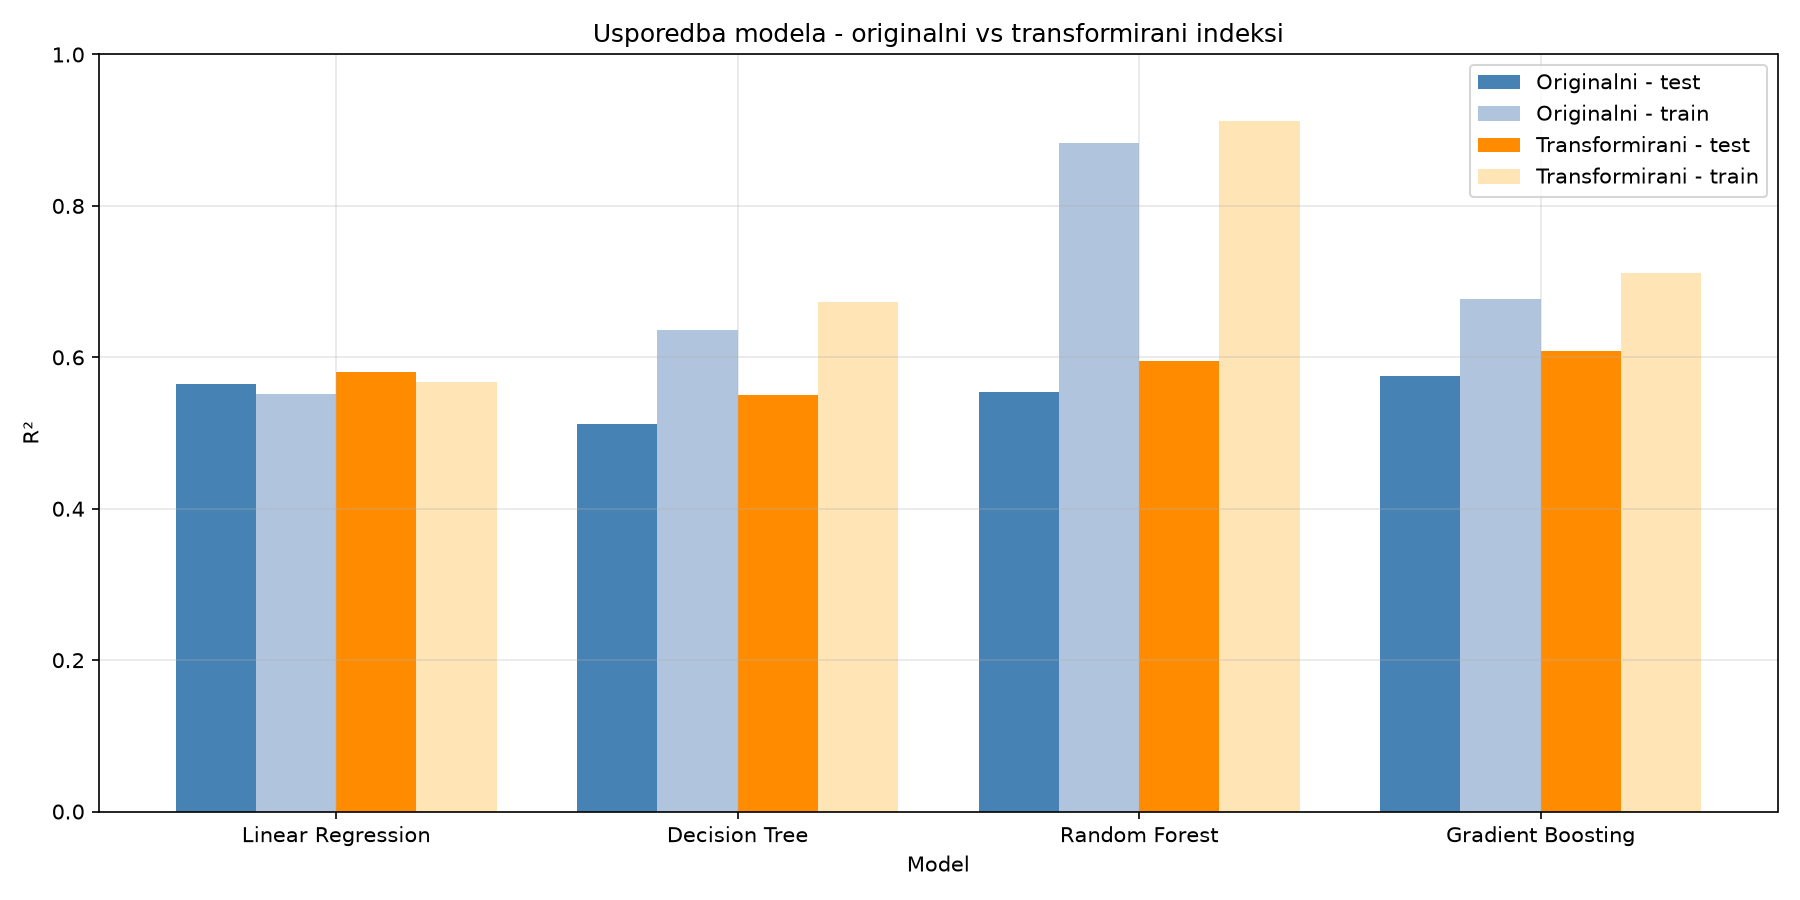

Write Python code to recreate this figure.
import pandas as pd
import numpy as np
import glob
import os
from sklearn.ensemble import RandomForestRegressor, GradientBoostingRegressor
from sklearn.linear_model import LinearRegression
from sklearn.tree import DecisionTreeRegressor
from sklearn.model_selection import train_test_split
from sklearn.metrics import r2_score, mean_absolute_error
import matplotlib.pyplot as plt

#ucita podatke
s2_folder = r"C:\Users\Petra\Desktop\zavrsni-rad\s2_pixels\zavrsni-rad-s2"
csv_files = glob.glob(os.path.join(s2_folder, "*.csv"))
dfs = []
for f in csv_files:
    try:
        df = pd.read_csv(f)
        if len(df) > 0:
            dfs.append(df)
    except:
        pass
s2_df = pd.concat(dfs, ignore_index=True)

lfmc_df = pd.read_csv(r"C:\Users\Petra\Desktop\zavrsni-rad\lfmc_pixels.csv")

#pripremi dataset
unique_points = lfmc_df[['lon', 'lat']].drop_duplicates().reset_index(drop=True)
unique_points['point_id'] = unique_points.index
lfmc_df = lfmc_df.merge(unique_points, on=['lon', 'lat'], how='left')

merged = lfmc_df.merge(
    s2_df[['point_id', 'date', 'NDVI', 'NDWI', 'NDII']],
    on=['point_id', 'date'], how='inner'
)
merged = merged[(merged['LFMC'] >= 10) & (merged['LFMC'] <= 300)]
merged = merged.dropna(subset=['NDVI', 'NDWI', 'NDII', 'LFMC'])
merged = merged[(merged['NDVI'] != 0) | (merged['NDWI'] != 0)]
merged['month'] = pd.to_datetime(merged['date']).dt.month

#originalni indeksi
X_orig = merged[['NDVI', 'NDWI', 'NDII']].values

#transformirani indeksi
merged['NDVI_sq'] = merged['NDVI'] ** 2
merged['NDII_sq'] = merged['NDII'] ** 2
merged['NDVI_NDII'] = merged['NDVI'] * merged['NDII']
merged['NDVI_NDWI'] = merged['NDVI'] * merged['NDWI']
merged['sin_month'] = np.sin(2 * np.pi * merged['month'] / 12)
merged['cos_month'] = np.cos(2 * np.pi * merged['month'] / 12)
X_trans = merged[['NDVI', 'NDWI', 'NDII', 'NDVI_sq', 'NDII_sq',
                   'NDVI_NDII', 'NDVI_NDWI', 'sin_month', 'cos_month']].values

y = merged['LFMC'].values

#train/test split
X_orig_train, X_orig_test, y_train, y_test = train_test_split(X_orig, y, test_size=0.2, random_state=42)
X_trans_train, X_trans_test, _, _ = train_test_split(X_trans, y, test_size=0.2, random_state=42)

#modeli
models = {
    'Linear Regression': LinearRegression(),
    'Decision Tree': DecisionTreeRegressor(max_depth=10, random_state=42),
    'Random Forest': RandomForestRegressor(n_estimators=200, max_depth=20, random_state=42, n_jobs=-1),
    'Gradient Boosting': GradientBoostingRegressor(n_estimators=200, max_depth=6, random_state=42)
}

#usporedba
print(f"{'Model':<25} {'Originalni R² train':>20} {'Originalni R² test':>20} {'Transformirani R² train':>25} {'Transformirani R² test':>25}")
print("-" * 115)

results = []
for name, model in models.items():
    #originalni indeksi
    model.fit(X_orig_train, y_train)
    r2_orig_train = r2_score(y_train, model.predict(X_orig_train))
    r2_orig_test = r2_score(y_test, model.predict(X_orig_test))
    mae_orig_test = mean_absolute_error(y_test, model.predict(X_orig_test))

    #transformirani indeksi
    model.fit(X_trans_train, y_train)
    r2_trans_train = r2_score(y_train, model.predict(X_trans_train))
    r2_trans_test = r2_score(y_test, model.predict(X_trans_test))
    mae_trans_test = mean_absolute_error(y_test, model.predict(X_trans_test))

    print(f"{name:<25} {r2_orig_train:>20.4f} {r2_orig_test:>20.4f} {r2_trans_train:>25.4f} {r2_trans_test:>25.4f}")
    
    results.append({
        'Model': name,
        'R² train (orig)': r2_orig_train,
        'R² test (orig)': r2_orig_test,
        'MAE test (orig)': mae_orig_test,
        'R² train (trans)': r2_trans_train,
        'R² test (trans)': r2_trans_test,
        'MAE test (trans)': mae_trans_test
    })

#spremi rezultate
results_df = pd.DataFrame(results)
results_df.to_csv(r"C:\Users\Petra\Desktop\zavrsni-rad\usporedba_modela.csv", index=False)
print('\nRezultati spremljeni u usporedba_modela.csv!')

#graf
fig, ax = plt.subplots(figsize=(12, 6))
x = np.arange(len(models))
width = 0.2

ax.bar(x - 1.5*width, results_df['R² test (orig)'], width, label='Originalni - test', color='steelblue')
ax.bar(x - 0.5*width, results_df['R² train (orig)'], width, label='Originalni - train', color='lightsteelblue')
ax.bar(x + 0.5*width, results_df['R² test (trans)'], width, label='Transformirani - test', color='darkorange')
ax.bar(x + 1.5*width, results_df['R² train (trans)'], width, label='Transformirani - train', color='moccasin')

ax.set_xlabel('Model')
ax.set_ylabel('R²')
ax.set_title('Usporedba modela - originalni vs transformirani indeksi')
ax.set_xticks(x)
ax.set_xticklabels(results_df['Model'])
ax.legend()
ax.set_ylim(0, 1)
ax.grid(True, alpha=0.3)

plt.tight_layout()
plt.savefig(r"C:\Users\Petra\Desktop\zavrsni-rad\usporedba_modela.png", dpi=150)
plt.show()
print('Graf spremljen!')
